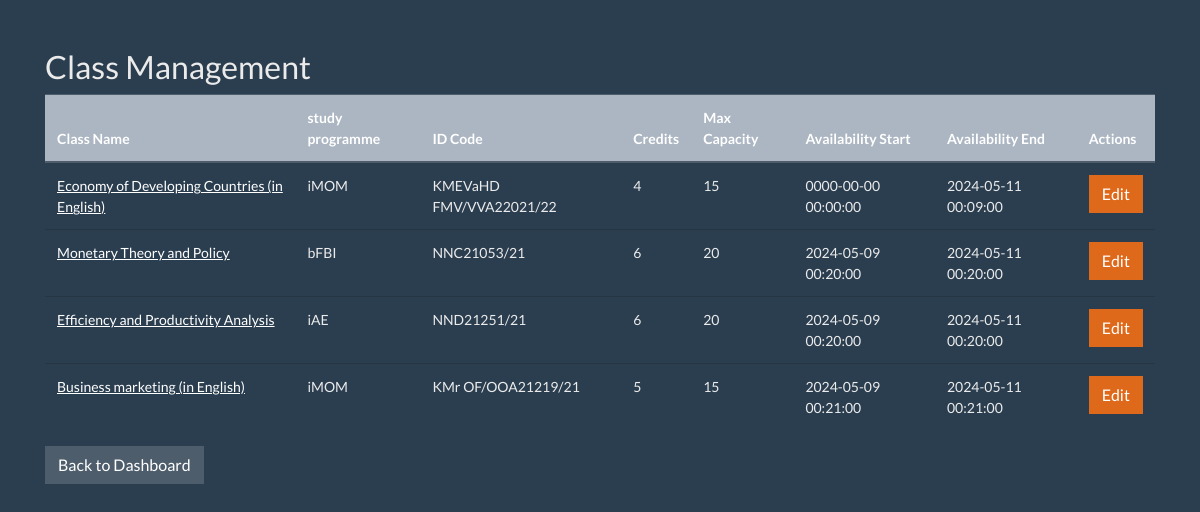
Screenshot of /ManageAllClasses.php (signed in) with the database file from the repository.
### tables this page shows
CREATE TABLE `classes` (
  `class_id` int(11) NOT NULL,
  `class_name` varchar(255) DEFAULT NULL,
  `id_code` varchar(100) DEFAULT NULL,
  `credits` int(11) DEFAULT NULL,
  `max_capacity` int(11) DEFAULT NULL,
  `availability_datetime` datetime DEFAULT NULL,
  `availability_dateendtime` datetime DEFAULT NULL,
  `study_programme` enum('bFBI','bEMa','iAE','iFD','iMOM','iGM','iHD','Selectable_Class') NOT NULL,
  `degree_of_education` enum('1. degree','2. degree') NOT NULL DEFAULT '1. degree'
);

### ManageAllClasses.php (the view, shortened to what this page needs)
<!DOCTYPE html>
<html lang="en">
<head>
    <link rel="stylesheet" href="https://cdn.jsdelivr.net/npm/bootswatch@4.5.2/dist/superhero/bootstrap.min.css">
</head>
<body>
<div class="container mt-5">
    <h2>Class Management</h2>
    <?php
    require_once "database.php";
    $sql = "SELECT class_id, class_name, study_programme, id_code, credits, max_capacity, availability_datetime, availability_dateendtime FROM classes";
    $result = $conn->query($sql);
    if ($result->num_rows > 0) {
        echo "<table class='table table-hover'>";
        echo "<thead class='thead-dark'><tr><th>Class Name</th><th>study programme</th><th>ID Code</th><th>Credits</th><th>Max Capacity</th><th>Availability Start</th><th>Availability End</th><th>Actions</th></tr></thead><tbody>";
        while($row = $result->fetch_assoc()) {
            echo "<tr>
                    <td><a href='ViewClassEnrollments.php?class_id=" . htmlspecialchars($row['class_id']) . "'>" . htmlspecialchars($row['class_name']) . "</a></td>
                    <td>" . htmlspecialchars($row['study_programme']) . "</td>
                    <td>" . htmlspecialchars($row['id_code']) . "</td>
                    <td>" . htmlspecialchars($row['credits']) . "</td>
                    <td>" . htmlspecialchars($row['max_capacity']) . "</td>
                    <td>" . htmlspecialchars($row['availability_datetime']) . "</td>
                    <td>" . htmlspecialchars($row['availability_dateendtime']) . "</td>
                    <td><a href='EditClass.php?class_id=" . htmlspecialchars($row['class_id']) . "' class='btn btn-primary'>Edit</a></td>
                  </tr>";
        }
        echo "</tbody></table>";
    } else {
        echo "<p>No classes found</p>";
    }
    ?>
    <a href="adminDashboard.php" class="btn btn-secondary">Back to Dashboard</a>
</div>
</body>
</html>

### rows the page displays
classes: class_name "Economy of Developing Countries (in English)", study_programme "iMOM", id_code "KMEVaHD FMV/VVA22021/22", credits "4", max_capacity "15", availability_datetime "0000-00-00 00:00:00", availability_dateendtime "2024-05-11 00:09:00"
classes: class_name "Monetary Theory and Policy", study_programme "bFBI", id_code "NNC21053/21", credits "6", max_capacity "20", availability_datetime "2024-05-09 00:20:00", availability_dateendtime "2024-05-11 00:20:00"
classes: class_name "Efficiency and Productivity Analysis", study_programme "iAE", id_code "NND21251/21", credits "6", max_capacity "20", availability_datetime "2024-05-09 00:20:00", availability_dateendtime "2024-05-11 00:20:00"
classes: class_name "Business marketing (in English)", study_programme "iMOM", id_code "KMr OF/OOA21219/21", credits "5", max_capacity "15", availability_datetime "2024-05-09 00:21:00", availability_dateendtime "2024-05-11 00:21:00"
